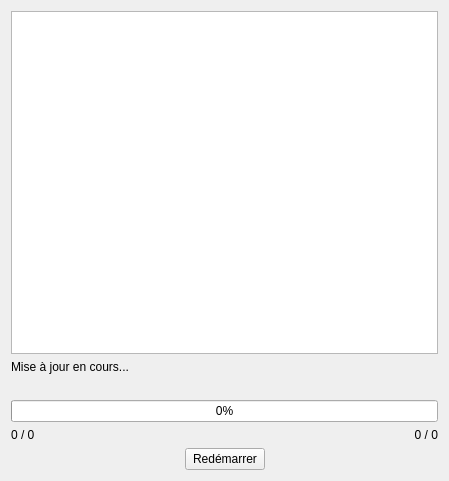
<?xml version="1.0" encoding="UTF-8"?>
<ui version="4.0">
 <class>MAJ</class>
 <widget class="QWidget" name="MAJ">
  <property name="geometry">
   <rect>
    <x>0</x>
    <y>0</y>
    <width>449</width>
    <height>481</height>
   </rect>
  </property>
  <property name="windowTitle">
   <string>Mise à jour</string>
  </property>
  <property name="windowIcon">
   <iconset>
    <normaloff>../../../Archives KGestion/Logoapi.ico</normaloff>../../../Archives KGestion/Logoapi.ico</iconset>
  </property>
  <layout class="QGridLayout" name="gridLayout">
   <item row="3" column="0">
    <widget class="QLabel" name="nbfichier">
     <property name="text">
      <string>0 / 0</string>
     </property>
    </widget>
   </item>
   <item row="4" column="1">
    <widget class="QPushButton" name="bRedemarrer">
     <property name="text">
      <string>Redémarrer</string>
     </property>
    </widget>
   </item>
   <item row="4" column="2">
    <spacer name="horizontalSpacer">
     <property name="orientation">
      <enum>Qt::Horizontal</enum>
     </property>
     <property name="sizeHint" stdset="0">
      <size>
       <width>40</width>
       <height>20</height>
      </size>
     </property>
    </spacer>
   </item>
   <item row="1" column="0" colspan="3">
    <layout class="QVBoxLayout" name="verticalLayout">
     <item>
      <widget class="QLabel" name="label">
       <property name="text">
        <string>Mise à jour en cours...</string>
       </property>
      </widget>
     </item>
     <item>
      <widget class="QLabel" name="eFichier">
       <property name="text">
        <string/>
       </property>
      </widget>
     </item>
     <item>
      <widget class="QProgressBar" name="Chargement">
       <property name="value">
        <number>0</number>
       </property>
      </widget>
     </item>
    </layout>
   </item>
   <item row="3" column="2">
    <widget class="QLabel" name="label_2">
     <property name="layoutDirection">
      <enum>Qt::LeftToRight</enum>
     </property>
     <property name="text">
      <string>0 / 0</string>
     </property>
     <property name="alignment">
      <set>Qt::AlignRight|Qt::AlignTrailing|Qt::AlignVCenter</set>
     </property>
    </widget>
   </item>
   <item row="0" column="0" colspan="3">
    <widget class="QTextBrowser" name="quoiDeNeuf"/>
   </item>
   <item row="4" column="0">
    <spacer name="horizontalSpacer_2">
     <property name="orientation">
      <enum>Qt::Horizontal</enum>
     </property>
     <property name="sizeHint" stdset="0">
      <size>
       <width>40</width>
       <height>20</height>
      </size>
     </property>
    </spacer>
   </item>
  </layout>
 </widget>
 <layoutdefault spacing="6" margin="11"/>
 <resources/>
 <connections/>
</ui>
